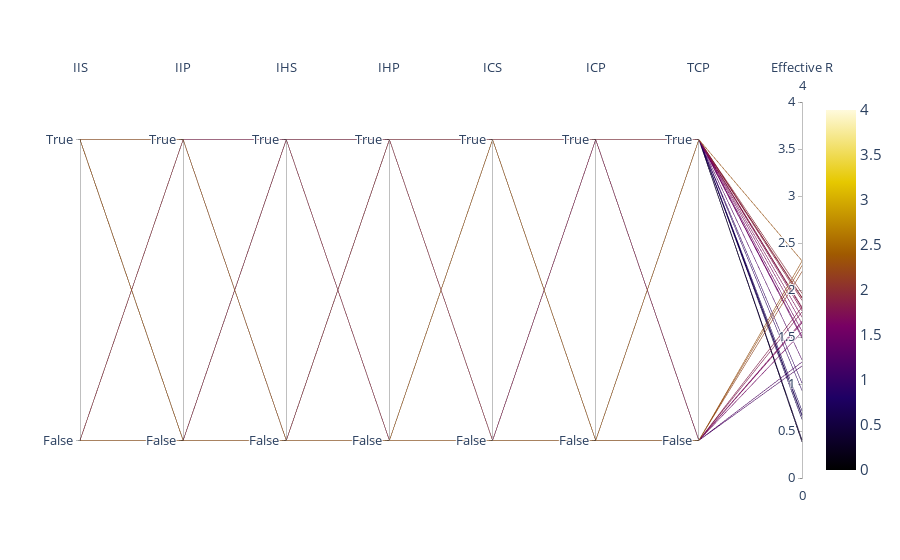

Notebook code for this chart:
### Code cell
# Plot hyperparam result
df_ei["isolate_individual_on_symptoms"] = df_ei["isolate_individual_on_symptoms"].map({True: 0.9, False: 0.1})
df_ei["isolate_individual_on_positive"] = df_ei["isolate_individual_on_positive"].map({True: 0.9, False: 0.1})
df_ei["isolate_household_on_symptoms"] = df_ei["isolate_household_on_symptoms"].map({True: 0.9, False: 0.1})
df_ei["isolate_household_on_positive"] = df_ei["isolate_household_on_positive"].map({True: 0.9, False: 0.1})
df_ei["isolate_contacts_on_symptoms"] = df_ei["isolate_contacts_on_symptoms"].map({True: 0.9, False: 0.1})
df_ei["isolate_contacts_on_positive"] = df_ei["isolate_contacts_on_positive"].map({True: 0.9, False: 0.1})
df_ei["test_contacts_on_positive"] = df_ei["test_contacts_on_positive"].map({True: 0.9, False: 0.1})

fig = go.Figure(data=
    go.Parcoords(
        line = dict(color = df_ei["# Tests Needed"],
                   colorscale = "Electric",
                   showscale = True,
                   cmin = 0,
                   cmax = 4),
        dimensions = list([
            dict(range = [0,1],
                 tickvals = [0.1,0.9],
                 ticktext=["False", "True"],
                 label = 'IIS', values = df_ei['isolate_individual_on_symptoms']),
            dict(range = [0,1],
                 tickvals = [0.1,0.9],
                 ticktext=["False", "True"],
                 label = 'IIP', values = df_ei['isolate_individual_on_positive']),
            dict(range = [0,1],
                 tickvals = [0.1,0.9],
                 ticktext=["False", "True"],
                 label = 'IHS', values = df_ei['isolate_household_on_symptoms']),
            dict(range = [0,1],
                 tickvals = [0.1,0.9],
                 ticktext=["False", "True"],
                 label = 'IHP', values = df_ei['isolate_household_on_positive']),
            dict(range = [0,1],
                 tickvals = [0.1,0.9],
                 ticktext=["False", "True"],
                 label = 'ICS', values = df_ei['isolate_contacts_on_symptoms']),
            dict(range = [0,1],
                 tickvals = [0.1,0.9],
                 ticktext=["False", "True"],
                 label = 'ICP', values = df_ei['isolate_contacts_on_positive']),
            dict(range = [0,1],
                 tickvals = [0.1,0.9],
                 ticktext=["False", "True"],
                 label = 'TCP', values = df_ei['test_contacts_on_positive']),
            dict(range = [0, 4],
                 label = '# Tests Needed', values = df_ei['# Tests Needed'])
        
        ])
    )
               )

fig.update_layout(
    plot_bgcolor = 'white',
    paper_bgcolor = 'white',
    font_size=15
)
fig.show()

### Figure 1 — Plotly figure (JSON) as saved in the notebook; plotly's stock layout.template omitted (floating-point values rounded to 4 significant figures)
{"data": [{"dimensions": [{"label": "IIS", "range": [0, 1], "ticktext": ["False", "True"], "tickvals": [0.1, 0.9], "values": [0.1, 0.1, 0.9, 0.9, 0.1, 0.9, 0.9, 0.1, 0.9, 0.9, 0.1, 0.1, 0.9, 0.1, 0.1, 0.9, 0.9, 0.1, 0.1, 0.9, 0.1, 0.1, 0.9, 0.1, 0.1, 0.9, 0.9, 0.9, 0.9, 0.9, 0.9, 0.9, 0.9, 0.9, 0.9, 0.9, 0.1, 0.9, 0.9, 0.9, 0.9, 0.9, 0.9, 0.9, 0.9, 0.9, 0.9, 0.9, 0.9, 0.9, 0.9, 0.9, 0.9, 0.9, 0.9]}, {"label": "IIP", "range": [0, 1], "ticktext": ["False", "True"], "tickvals": [0.1, 0.9], "values": [0.9, 0.9, 0.9, 0.9, 0.1, 0.1, 0.1, 0.1, 0.9, 0.1, 0.9, 0.1, 0.9, 0.9, 0.1, 0.9, 0.9, 0.1, 0.1, 0.9, 0.9, 0.9, 0.9, 0.9, 0.1, 0.9, 0.9, 0.9, 0.9, 0.9, 0.9, 0.9, 0.9, 0.9, 0.9, 0.9, 0.9, 0.9, 0.9, 0.1, 0.1, 0.9, 0.9, 0.9, 0.9, 0.9, 0.9, 0.9, 0.9, 0.9, 0.9, 0.9, 0.9, 0.9, 0.9]}, {"label": "IHS", "range": [0, 1], "ticktext": ["False", "True"], "tickvals": [0.1, 0.9], "values": [0.1, 0.9, 0.1, 0.9, 0.9, 0.9, 0.9, 0.9, 0.1, 0.1, 0.1, 0.1, 0.9, 0.9, 0.1, 0.1, 0.9, 0.1, 0.1, 0.9, 0.9, 0.9, 0.1, 0.1, 0.1, 0.9, 0.9, 0.9, 0.9, 0.9, 0.9, 0.9, 0.9, 0.9, 0.9, 0.9, 0.9, 0.9, 0.9, 0.9, 0.1, 0.9, 0.9, 0.9, 0.9, 0.9, 0.9, 0.9, 0.9, 0.9, 0.9, 0.9, 0.9, 0.9, 0.9]}, {"label": "IHP", "range": [0, 1], "ticktext": ["False", "True"], "tickvals": [0.1, 0.9], "values": [0.1, 0.9, 0.9, 0.1, 0.9, 0.9, 0.1, 0.1, 0.9, 0.1, 0.1, 0.1, 0.1, 0.1, 0.1, 0.1, 0.1, 0.1, 0.9, 0.1, 0.1, 0.1, 0.1, 0.9, 0.1, 0.1, 0.1, 0.1, 0.1, 0.1, 0.1, 0.1, 0.1, 0.1, 0.1, 0.1, 0.9, 0.1, 0.1, 0.1, 0.9, 0.1, 0.1, 0.1, 0.1, 0.1, 0.1, 0.1, 0.1, 0.9, 0.1, 0.1, 0.1, 0.1, 0.1]}, {"label": "ICS", "range": [0, 1], "ticktext": ["False", "True"], "tickvals": [0.1, 0.9], "values": [0.1, 0.1, 0.1, 0.1, 0.9, 0.1, 0.1, 0.9, 0.9, 0.9, 0.9, 0.1, 0.9, 0.1, 0.9, 0.9, 0.9, 0.1, 0.9, 0.9, 0.9, 0.9, 0.1, 0.9, 0.1, 0.9, 0.1, 0.9, 0.9, 0.9, 0.9, 0.9, 0.1, 0.9, 0.9, 0.9, 0.9, 0.9, 0.9, 0.9, 0.9, 0.9, 0.9, 0.9, 0.9, 0.9, 0.9, 0.9, 0.9, 0.9, 0.9, 0.9, 0.9, 0.9, 0.9]}, {"label": "ICP", "range": [0, 1], "ticktext": ["False", "True"], "tickvals": [0.1, 0.9], "values": [0.9, 0.9, 0.1, 0.9, 0.1, 0.1, 0.9, 0.1, 0.9, 0.1, 0.9, 0.1, 0.1, 0.9, 0.1, 0.1, 0.9, 0.9, 0.1, 0.1, 0.9, 0.1, 0.1, 0.9, 0.1, 0.9, 0.9, 0.9, 0.9, 0.9, 0.9, 0.9, 0.1, 0.9, 0.9, 0.9, 0.9, 0.9, 0.9, 0.9, 0.9, 0.9, 0.9, 0.9, 0.9, 0.9, 0.9, 0.9, 0.9, 0.9, 0.9, 0.9, 0.9, 0.9, 0.9]}, {"label": "TCP", "range": [0, 1], "ticktext": ["False", "True"], "tickvals": [0.1, 0.9], "values": [0.1, 0.1, 0.9, 0.1, 0.9, 0.9, 0.9, 0.9, 0.1, 0.1, 0.9, 0.9, 0.9, 0.1, 0.1, 0.1, 0.9, 0.1, 0.9, 0.9, 0.9, 0.9, 0.1, 0.9, 0.9, 0.9, 0.9, 0.9, 0.9, 0.9, 0.9, 0.9, 0.9, 0.9, 0.9, 0.9, 0.9, 0.9, 0.9, 0.9, 0.9, 0.9, 0.9, 0.9, 0.9, 0.9, 0.9, 0.9, 0.9, 0.9, 0.9, 0.9, 0.9, 0.9, 0.9]}, {"label": "Effective R", "range": [0, 4], "values": [1.817, 1.192, 1.923, 1.234, 1.89, 1.779, 0.6751, 1.913, 1.766, 2.307, 1.489, 1.804, 1.711, 1.552, 2.196, 2.26, 1.642, 1.666, 1.561, 1.817, 1.257, 1.509, 1.651, 1.965, 2.31, 0.3833, 0.4067, 0.3833, 0.3833, 0.3833, 0.3833, 0.3833, 1.01, 0.3833, 0.3833, 0.3833, 0.9309, 0.3833, 0.3833, 0.657, 0.7144, 0.3833, 0.3833, 0.3833, 0.3833, 0.3833, 0.3833, 0.3833, 0.3833, 0.6231, 0.3833, 0.3833, 0.3833, 0.3833, 0.3833]}], "line": {"cmax": 4, "cmin": 0, "color": [1.817, 1.192, 1.923, 1.234, 1.89, 1.779, 0.6751, 1.913, 1.766, 2.307, 1.489, 1.804, 1.711, 1.552, 2.196, 2.26, 1.642, 1.666, 1.561, 1.817, 1.257, 1.509, 1.651, 1.965, 2.31, 0.3833, 0.4067, 0.3833, 0.3833, 0.3833, 0.3833, 0.3833, 1.01, 0.3833, 0.3833, 0.3833, 0.9309, 0.3833, 0.3833, 0.657, 0.7144, 0.3833, 0.3833, 0.3833, 0.3833, 0.3833, 0.3833, 0.3833, 0.3833, 0.6231, 0.3833, 0.3833, 0.3833, 0.3833, 0.3833], "colorscale": [[0, "rgb(0,0,0)"], [0.2, "rgb(30,0,100)"], [0.4, "rgb(120,0,100)"], [0.6, "rgb(160,90,0)"], [0.8, "rgb(230,200,0)"], [1, "rgb(255,250,220)"]], "showscale": true}, "type": "parcoords"}], "layout": {"font": {"size": 15}, "paper_bgcolor": "white", "plot_bgcolor": "white"}}
